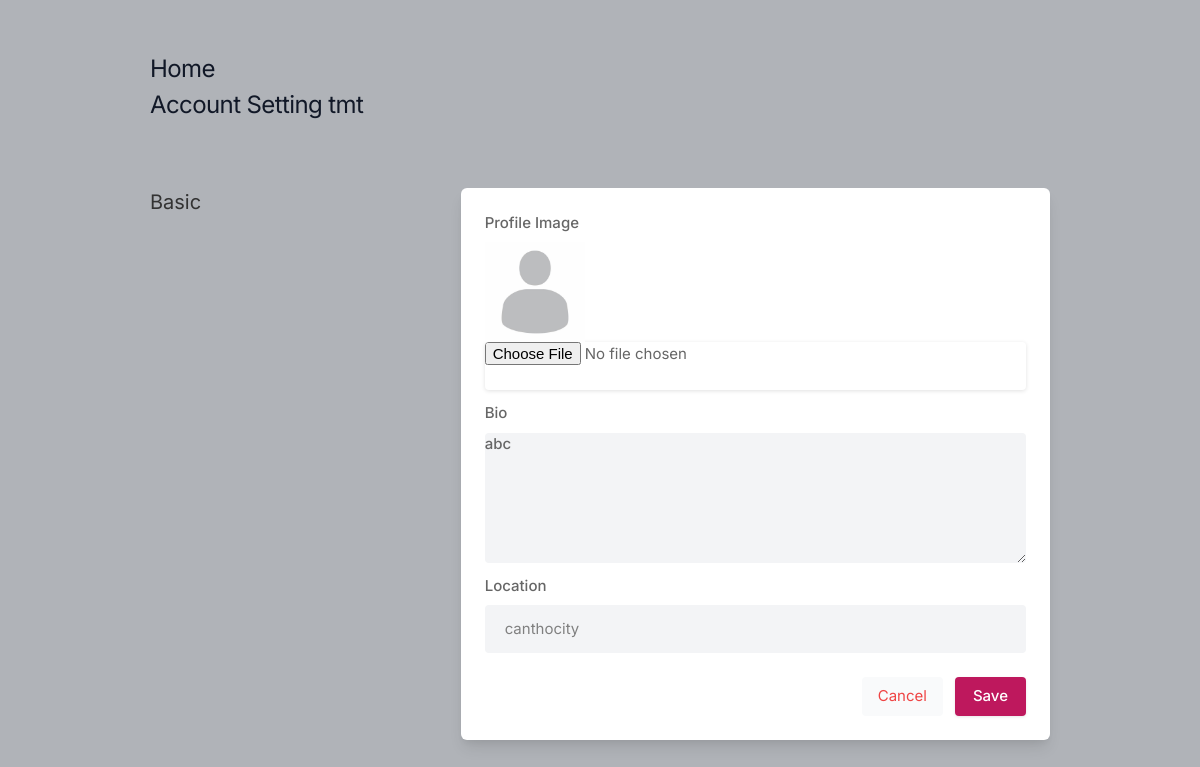
Page /settings (signed in) on the earlier database version.
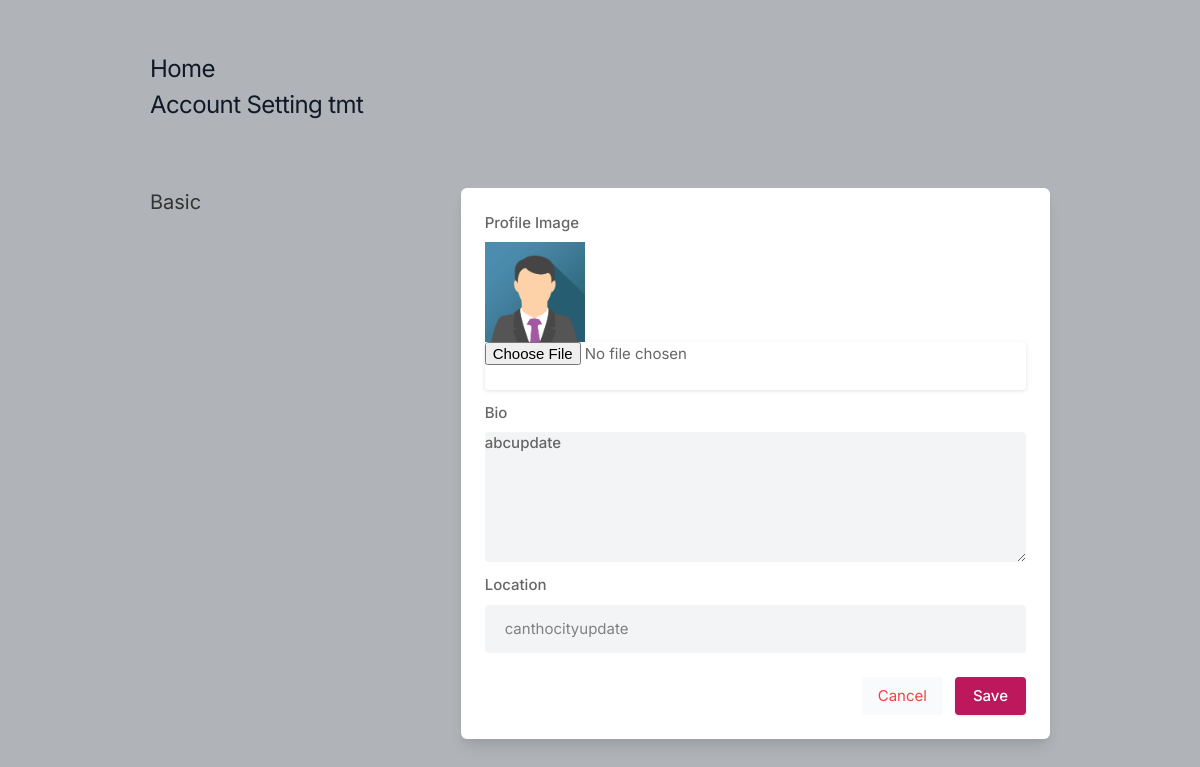
Same page on the later database version.
### core/models.py (models this page shows)
class Profile(models.Model):
    user = models.ForeignKey(User, on_delete=models.CASCADE)
    userId = models.IntegerField()
    bio = models.TextField(blank=True)
    profileimage = models.ImageField(
        upload_to="profile_images", default="defaultimg.jpg")
    location = models.CharField(max_length=100,  blank=True)

### core/views.py (the view, shortened to what this page needs)
# urls.py: path("settings", views.settings, name="settings")
@login_required
def settings(request):
    user_profile = Profile.objects.get(user=request.user)
    return render(request, 'setting.html', {'user_profile': user_profile})

### templates/setting.html (shortened to what this page needs)
{% load static %}
<!DOCTYPE html>
<html lang="en">
  <head>
    <link rel="stylesheet" href="{% static 'assets/css/icons.css' %}" />
    <link rel="stylesheet" href="{% static 'assets/css/uikit.css' %}" />
    <link rel="stylesheet" href="{% static 'assets/css/style.css' %}" />
    <link rel="stylesheet" href="{% static 'assets/css/tailwind.css' %}" />
  </head>
  <body>
    <div class="container m-auto">
      <h1 class="text-2xl leading-none text-gray-900 tracking-tight mt-3">
        <a href="/">Home</a>
      </h1>
      <h1 class="text-2xl leading-none text-gray-900 tracking-tight mt-3">
        Account Setting {{user.username}}
      </h1>
      <br />
      <form action="" method="POST" enctype="multipart/form-data"">
        <div class="grid lg:grid-cols-3 mt-12 gap-8">
          <div>
            <h3 class="text-xl mb-2">Basic</h3>
          </div>
          <div class="bg-white rounded-md lg:shadow-lg shadow col-span-2">
            <div class="grid grid-cols-2 gap-3 lg:p-6 p-4">
              <div class="col-span-2">
                <label for=""> Profile Image</label>
                <img width="100px" height="100px" src="{{user_profile.profileimage.url}}" alt="" />
                <input type="file" name="image" />
              </div>
              <div class="col-span-2">
                <label for="about">Bio</label>
                <textarea
                  id="about"
                  name="bio"
                  rows="3"
                  class="shadow-none bg-gray-100"
                >
{{user_profile.bio}}</textarea
                >
              </div>
              <div class="col-span-2">
                <label for=""> Location</label>
                <input
                  name="location"
                  type="text"
                  placeholder=""
                  value="{{user_profile.location}}"
                  class="shadow-none bg-gray-100"
                />
              </div>
            </div>
            <div class="bg-gray-10 p-6 pt-0 flex justify-end space-x-3">
              <button class="p-2 px-4 rounded bg-gray-50 text-red-500">
                Cancel
              </button>
              <button type="submit" class="button bg-blue-700">Save</button>
            </div>
          </div>
          <br />
        </div>
      </form>
    </div>
  </body>
</html>

### static/assets/css/style.css (style rules this page uses)
body { background-color: #B0B3B8!important; }
button { vertical-align: middle; }
span.button, button.button { background-color: #be185d; top: 0; color: #fff; position: relative; padding: 8px 18px; line-height: 22px; position: relative; font-weight: 500; font-size: 15px; display: inline-block; -webkit-transition: all 0.2s ease-in-out; transition: all 0.2s ease-in-out; cursor: pointer; overflow: hidden; border: none; border-radius: 4px; -webkit-box-shadow: 0 1px 3px rgba(0, 0, 0, 0.1); box-shadow: 0 1px 3px rgba(0, 0, 0, 0.1); }
input { height: 48px; line-height: 48px; padding: 0 20px; outline: none; font-size: 15px; color: #808080; max-width: 100%; width: 100%; -webkit-box-sizing: border-box; box-sizing: border-box; display: block; font-weight: 400; opacity: 1; border-radius: 4px; border: none; -webkit-box-shadow: 0 1px 4px 0px rgba(0, 0, 0, 0.12); box-shadow: 0 1px 4px 0px rgba(0, 0, 0, 0.12); }
input[type="text"], input[type="password"], input[type="email"], input[type="number"] { height: 48px; line-height: 48px; padding: 0 20px; outline: none; font-size: 15px; color: #808080; max-width: 100%; width: 100%; -webkit-box-sizing: border-box; box-sizing: border-box; display: block; font-weight: 400; opacity: 1; border-radius: 4px; border: none; -webkit-box-shadow: 0 1px 4px 0px rgba(0, 0, 0, 0.12); box-shadow: 0 1px 4px 0px rgba(0, 0, 0, 0.12); }
textarea { height: 48px; line-height: 48px; padding: 0 20px; outline: none; font-size: 15px; color: #808080; margin: 0 0 16px 0; max-width: 100%; width: 100%; -webkit-box-sizing: border-box; box-sizing: border-box; display: block; background-color: #fff; font-weight: 500; opacity: 1; border-radius: 4px; border: none; -webkit-box-shadow: 0 1px 4px 0px rgba(0, 0, 0, 0.12); box-shadow: 0 1px 4px 0px rgba(0, 0, 0, 0.12); }
input { -webkit-transition: all 0.1s ease-in-out; transition: all 0.1s ease-in-out; }
::placeholder { color: #808080; opacity: 1; }
textarea { height: auto; line-height: 27px; padding: 20px; min-height: 130px; -webkit-transition: none !important; transition: none !important; min-width: 100%; }
label, legend { display: block; font-weight: bold; font-size: 15px; font-weight: 500; margin-bottom: 8px; }
button { border: none; margin: 0; padding: 0; width: auto; overflow: visible; background: transparent; color: inherit; font: inherit; line-height: normal; cursor: pointer; }
a { color: #be185d; -webkit-transition: 0.3s; transition: 0.3s; outline: none !important; }
button { outline: none !important; }
img { max-width: 100%; }
body { color: #666; font-size: 15px; line-height: 27px; background-color: #f0f2f5; font-family: "Inter", sans-serif; text-transform: none; }
h1, h2, h3, h4, h5, h6 { font-family: "Inter", sans-serif; text-transform: none; }
input[type="text"], input[type="password"], input[type="email"] { font-family: "Inter", sans-serif; text-transform: none; }
textarea, select { font-family: "Inter", sans-serif; text-transform: none; }
button, body .pac-container { font-family: "Inter", sans-serif; text-transform: none; }
h1, h2, h3, h4, h5, h6 { color: #333; font-weight: 500; margin: 0; padding: 0; }
h1 { font-size: 32px; }
h3 { font-size: 22px; }
@media (min-width: 1024px) { .container { max-width: 900px !important; padding-top: 45px; } }
.shadow-none { -webkit-box-shadow: none !important; box-shadow: none !important; }

Differences in the rows shown:
changed Profile: profileimage: picture added in place of a placeholder; bio "abc" → "abcupdate"; location "canthocity" → "canthocityupdate"
